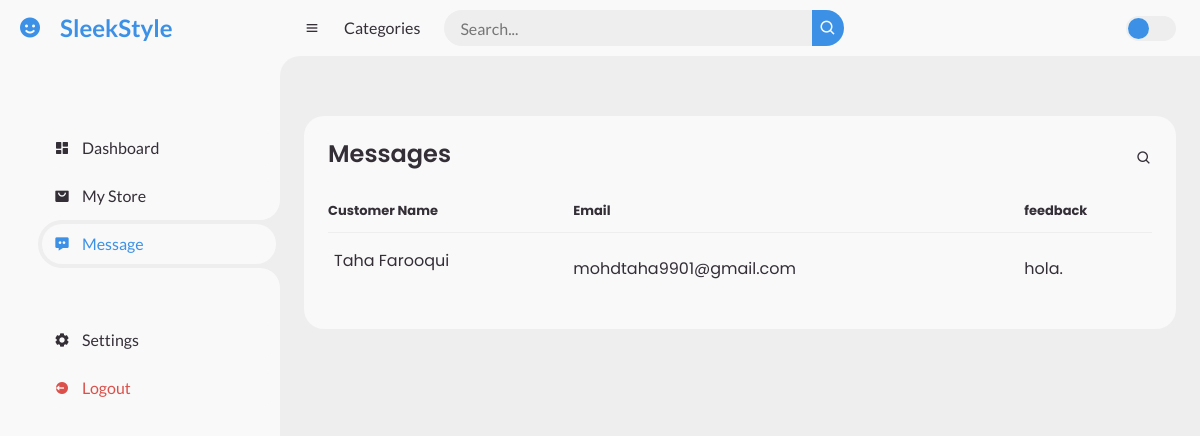
The page /admin/feedback.php (signed in) on the database its author committed.
### tables this page shows
CREATE TABLE `contact` (
  `id` int(11) NOT NULL,
  `name` varchar(255) NOT NULL,
  `email` varchar(255) NOT NULL,
  `message` varchar(255) NOT NULL
);

### admin/feedback.php (the view, shortened to what this page needs)
<?php
include '../dbcon.php';
?>
<!DOCTYPE html>
<html lang="en">
<head>
	<link href='https://unpkg.com/boxicons@2.0.9/css/boxicons.min.css' rel='stylesheet'>
    <link href="https://cdn.jsdelivr.net/npm/bootstrap@5.3.2/dist/css/bootstrap.min.css" rel="stylesheet">
	<link rel="stylesheet" href="style.css">
</head>
<body>
	<section id="sidebar">
		<a href="#" class="brand">
			<i class='bx bxs-smile'></i>
			<span class="text">SleekStyle</span>
		</a>
		<ul class="side-menu top">
			<li >
				<a href="index.php">
					<i class='bx bxs-dashboard' ></i>
					<span class="text">Dashboard</span>
				</a>
			</li>
			<li>
				<a href="add_product.php">
					<i class='bx bxs-shopping-bag-alt' ></i>
					<span class="text">My Store</span>
				</a>
			</li>
			<li class="active">
				<a href="feedback.php">
					<i class='bx bxs-message-dots' ></i>
					<span class="text">Message</span>
				</a>
			</li>
		</ul>
		<ul class="side-menu">
			<li>
				<a href="profile.php">
					<i class='bx bxs-cog' ></i>
					<span class="text">Settings</span>
				</a>
			</li>
			<li>
				<a href="../logout.php" class="logout">
					<i class='bx bxs-log-out-circle' ></i>
					<span class="text">Logout</span>
				</a>
			</li>
		</ul>
	</section>
	<section id="content">
		<nav>
			<i class='bx bx-menu' ></i>
			<a href="#" class="nav-link">Categories</a>
			<form action="#">
				<div class="form-input">
					<input type="search" placeholder="Search...">
					<button type="submit" class="search-btn"><i class='bx bx-search' ></i></button>
				</div>
			</form>
			<label for="switch-mode" class="switch-mode"></label>
		</nav>
		<main>
			<div class="head-title">
         <div class="table-data">
				<div class="order">
					<div class="head">
						<h3>Messages</h3>
						<i class='bx bx-search' ></i>
					</div>
                    <?php
$sqlRecentOrders = "SELECT * FROM contact";
$resultRecentOrders = $conn->query($sqlRecentOrders);
?>
					<table>
						<thead>
							<tr>
								<th>Customer Name</th>
								<th>Email</th>
                                <th>feedback</th>
							</tr>
						</thead>
                        <tbody>
                            <?php while ($row = $resultRecentOrders->fetch_assoc()): ?>
                                <tr>
                                    <td>
                                        <p><?php echo $row['name']; ?></p>
                                    </td>
                                    <td><?php echo $row['email']; ?></td>
                                    <td><?php echo $row['message']; ?></td>
                                </tr>
                            <?php endwhile; ?>
                        </tbody>
					</table>
				</div>
			</div>
		</main>
	</section>
</body>
</html>

### rows shown on the page
contact: name "Taha Farooqui", email "mohdtaha9901@gmail.com", message "hola."
